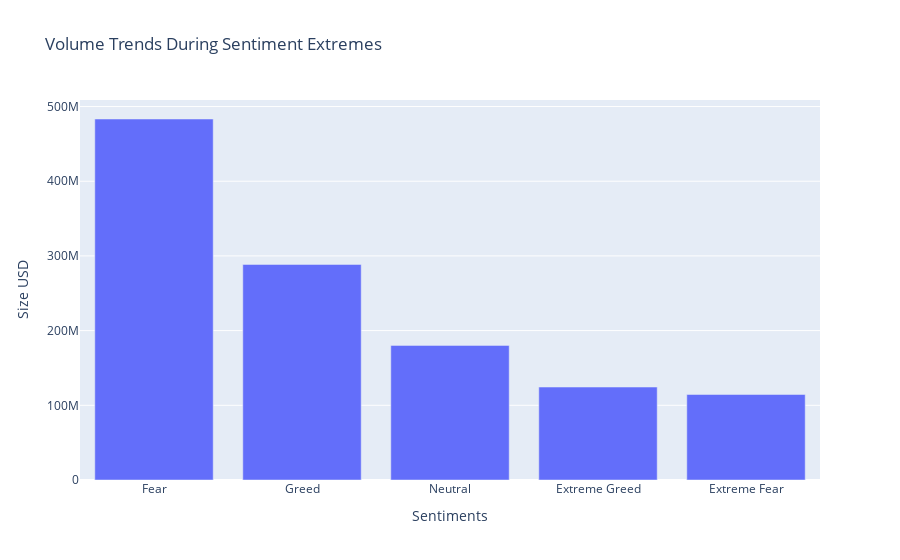

The code cell stored with this chart in its notebook:
### Code cell
vol_trend_df = merged_df.groupby('classification')['Size USD'].sum().sort_values(ascending=False).reset_index()
fig = px.bar(
    vol_trend_df,
    x = 'classification',
    y = 'Size USD',
    title = 'Volume Trends During Sentiment Extremes',
    labels = {"classification" : "Sentiments"}
)
fig.show()

### Figure 1 — Plotly figure (JSON) as saved in the notebook; plotly's stock layout.template omitted (floating-point values rounded to 4 significant figures)
{"data": [{"alignmentgroup": "True", "hovertemplate": "Sentiments=%{x}<br>Size USD=%{y}<extra></extra>", "legendgroup": "", "marker": {"color": "#636efa", "pattern": {"shape": ""}}, "name": "", "offsetgroup": "", "orientation": "v", "showlegend": false, "textposition": "auto", "type": "bar", "x": ["Fear", "Greed", "Neutral", "Extreme Greed", "Extreme Fear"], "xaxis": "x", "y": [483300000.0, 288600000.0, 180200000.0, 124500000.0, 114500000.0], "yaxis": "y"}], "layout": {"autosize": true, "barmode": "relative", "legend": {"tracegroupgap": 0}, "title": {"text": "Volume Trends During Sentiment Extremes"}, "xaxis": {"anchor": "y", "autorange": true, "domain": [0, 1], "range": [-0.5, 4.5], "title": {"text": "Sentiments"}, "type": "category"}, "yaxis": {"anchor": "x", "autorange": true, "domain": [0, 1], "range": [0, 508800000.0], "title": {"text": "Size USD"}, "type": "linear"}}}
